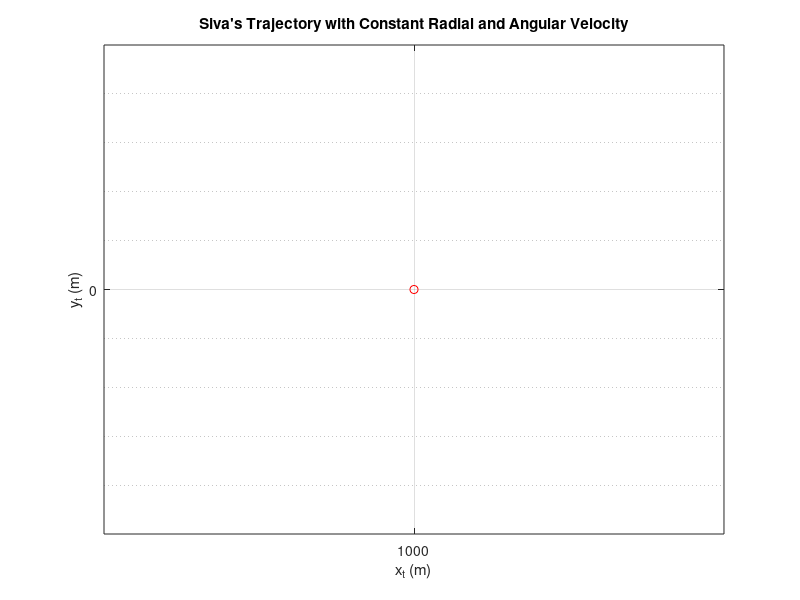

Source code (MATLAB): (Note: this script raises an error after producing the figure.)
% Aryan Shrivastava - 2023102025

% Problem 2
clc;
clear;
close all;

%% Part A

% Initial Values provided
v_r = 10;
v_o = pi/60;
timescale = 0:1:200;
radial_dist = 1000+v_r.*timescale;
angular_dist = v_o.*timescale;

% For Trajectory (Y-axis, X-axis)
x_t = radial_dist.*cos(angular_dist);
y_t = radial_dist.*sin(angular_dist);


% Animation (aesthetics...LOL)
figure;
for i = 1:length(timescale)
    plot(x_t(1:i), y_t(1:i), 'b-', x_t(i), y_t(i), 'ro');
    title("Siva's Trajectory with Constant Radial and Angular Velocity", 'FontWeight', 'bold');
    grid on;
    grid minor;
    axis equal;
    xlabel('x_t (m)'); ylabel('y_t (m)');
    subtitle(['Time = ', num2str(timescale(i)), ' s']);
    axis([min(x_t)-100 max(x_t)+100 min(y_t)-100 max(y_t)+100]);
    grid on;
    drawnow;
end

% Markers (Aesthetics again...LOL)
hold on;
for t_mark = 0:50:200
    i = t_mark + 1; 
    plot(x_t(i), y_t(i), 'k*', 'MarkerSize', 5);
    text(x_t(i), y_t(i), sprintf('t=%ds', t_mark), 'VerticalAlignment', 'bottom');
end
hold off;

%% Part B and Part C done in report
% Part D
ranged1 = load("range1.mat");
angled1 = load("angle1.mat");
ranged1 = ranged1.range1;   
angled1 = deg2rad(angled1.angle1);

% Kalman Filter setup

% x = [r; θ; v_r; v_θ]
% F = state transition matrix
% H = Measurement matrix

delta_t = 1; 
F = [1 0 delta_t 0; 0 1 0 delta_t; 0 0 1 0; 0 0 0 1];
H = [1 0 0 0; 0 1 0 0];
% Q = diag([0.1, 0.1, 0.01, 0.01]); % Process noise
Q = zeros(4);
R = diag([2500, 16]);
x_est = [500; 0; 0; 0];
P_est = diag([1000, 10, 50, 10]);
% % 
% Comparision purpose
% P_est = diag([1e6, 1e6, 1e6, 1e6]); % High initial uncertainty
% P_est = diag([1, 1, 1, 1]); % Very low initial uncertainty

N = length(ranged1);
estimated_states = zeros(4, N);
estimated_positions = zeros(2, N);

for k = 1:length(ranged1)
    % Prediction
    x_pred = F * x_est;
    P_pred = F * P_est * F' + Q;
    
    % Update
    z = [ranged1(k); angled1(k)];
    K = P_pred * H' / (H * P_pred * H' + R);
    x_est = x_pred + K * (z - H * x_pred);
    P_est = (eye(4) - K * H) * P_pred;
    
    % Store position
    estimated_states(:, k) = x_est;
    estimated_positions(:, k) = [x_est(1)*cos(x_est(2)); x_est(1)*sin(x_est(2))];
end

% Plot result
figure;
plot(estimated_positions(1,:), estimated_positions(2,:), 'b-', 'LineWidth', 1.5);
grid on;
grid minor;
axis equal;
xlabel('x_estimated (m)'); ylabel('y_estimated (m)');
sgtitle("Estimated Trajectory by Madhuri")

hold on;
for t_mark = 0:50:200
    i = t_mark + 1; 
    plot(estimated_positions(1,i), estimated_positions(2,i), 'k*', 'MarkerSize', 5);
    text(estimated_positions(1,i), estimated_positions(2,i), sprintf('t=%ds', t_mark), 'VerticalAlignment', 'bottom');
end
hold off;

figure;
subplot(2,1,1);
plot(0:200, estimated_states(3,:));
title('Estimated Radial Velocity');
ylabel('v_r (m/s)');
grid on;grid minor;

subplot(2,1,2);
plot(0:200, estimated_states(4,:));
title('Estimated Angular Velocity');
xlabel('Time (s)'); ylabel('v_\theta (rad/s)');
grid on;grid minor;

%% Part E done in report

% Part f from here onwards
ranged2 = load("range2.mat");
angled2 = load("angle2.mat");
ranged2 = ranged2.range2;   
angled2 = deg2rad(angled2.angle2);

delta_t = 1; 
F = [1 0 delta_t 0; 0 1 0 delta_t; 0 0 1 0; 0 0 0 1];
H = [1 0 0 0; 0 1 0 0; 1 0 0 0; 0 1 0 0];
R = diag([2500, 16, 2500, 16]);
Q = zeros(4);
x_est = [500; 0; 0; 0];
P_est = diag([1000, 10, 50, 10]);
num_steps = length(ranged2); 
estimated_states2 = zeros(4, num_steps);
estimated_positions2 = zeros(2, num_steps);

for k = 1:num_steps
    % Prediction Step 
    x_pred = F * x_est;
    P_pred = F * P_est * F' + Q;
    
    % Update Step 
    z_k = [ranged1(k); angled1(k); ranged2(k); angled2(k)];
    
    % Kalman update
    K = P_pred * H' / (H * P_pred * H' + R);
    x_est = x_pred + K * (z_k - H * x_pred);
    P_est = (eye(4) - K * H) * P_pred;
    
    estimated_states2(:, k) = x_est;
    estimated_positions2(:, k) = [x_est(1)*cos(x_est(2)); x_est(1)*sin(x_est(2))];
end

% Plot result
figure;
plot(estimated_positions2(1,:), estimated_positions2(2,:), 'b-', 'LineWidth', 1.5);
grid on;
grid minor;
axis equal;
xlabel('x_ estimated (m)'); ylabel('y_ estimated (m)');
sgtitle("Estimated Trajectory by Madhuri using dual sensor")


hold on;
for t_mark = 0:50:200
    i = t_mark + 1; 
    plot(estimated_positions2(1,i), estimated_positions2(2,i), 'k*', 'MarkerSize', 5);
    text(estimated_positions2(1,i), estimated_positions2(2,i), sprintf('t=%ds', t_mark), 'VerticalAlignment', 'bottom');
end
hold off;

figure;
subplot(2,1,1);
plot(0:200, estimated_states2(3,:));
title('Estimated Radial Velocity');
ylabel('v_r (m/s)');
grid on;grid minor;

subplot(2,1,2);
plot(0:200, estimated_states2(4,:));
title('Estimated Angular Velocity');
xlabel('Time (s)'); ylabel('v_\theta (rad/s)');
grid on;grid minor;

%% Comparision

% For radial dist
error_min_single = min(radial_dist - estimated_states(1,:));  
error_min_dual = min(radial_dist - estimated_states2(1,:));
error_mean_single = sqrt(mean((radial_dist - estimated_states(1,:)).^2));
error_mean_dual = sqrt(mean((radial_dist - estimated_states2(1,:)).^2));

fprintf('Single-Sensor observations\n');
fprintf('RMSE recorded: %.2f m\n',error_mean_single);
fprintf('Minimum error recorded: %.2f\n\n',abs(error_min_single));

fprintf('Dual-Sensor observations\n');
fprintf('RMSE recorded: %.2f m\n',error_mean_dual);
fprintf('Minimum error recorded: %.2f\n\n',abs(error_min_dual));

% For radial velocity
rad_vel_1 = sqrt(mean((v_r - estimated_states(3,:)).^2));  
rad_vel_2 = sqrt(mean((v_r - estimated_states2(3,:)).^2)); 
fprintf('Single-Sensor Radial Velocity RMSE : %.2f m\n', rad_vel_1);
fprintf('Dual-Sensor Radial Velocity RMSE : %.2f m\n\n', rad_vel_2);

% For angular velocity
ang_vel_1 = sqrt(mean((v_o - estimated_states(4,:)).^2));  
ang_vel_2 = sqrt(mean((v_o - estimated_states2(4,:)).^2)); 
fprintf('Single-Sensor Radial Velocity RMSE : %.2f m\n', ang_vel_1);
fprintf('Dual-Sensor Radial Velocity RMSE : %.2f m\n\n', ang_vel_2);

x_t = x_t(:);
estimated = estimated_positions(1,:).';
abs_error = abs(x_t - estimated);
cumulative_mean_error = cumsum(abs_error) ./ (1:length(abs_error))';
estimated2 = estimated_positions2(1,:).';
abs_error2 = abs(x_t - estimated2);
cumulative_mean_error2 = cumsum(abs_error2) ./ (1:length(abs_error2))';
figure;
subplot(2,1,1);
plot(cumulative_mean_error);
xlabel('Time Step');
ylabel('Cumulative Mean Absolute Error');
title('Cumulative Mean of Absolute Error for Radial Distance for single sensor');
grid on;
grid minor;

subplot(2,1,2);
plot(cumulative_mean_error2);
xlabel('Time Step');
ylabel('Cumulative Mean Absolute Error');
title('Cumulative Mean of Absolute Error for Radial Distance for dual sensor');
grid on;
grid minor;





